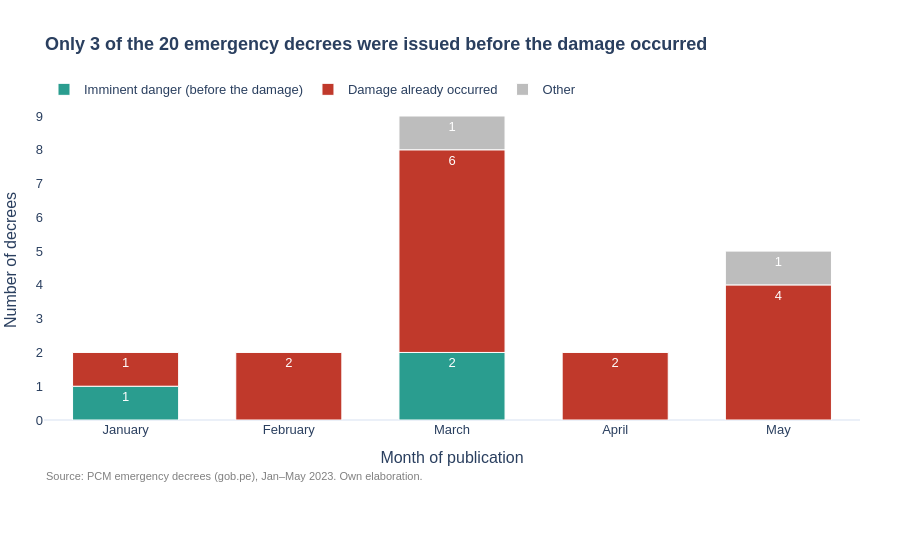

Here is the notebook cell this chart was saved with:
### Code cell
fig = px.bar(por_mes, x="mes", y="decretos", color="motivo_en", text_auto=True,
             category_orders={"mes": list(meses.values()),
                              "motivo_en": list(motivos.values())},
             color_discrete_map={"Imminent danger (before the damage)": "#2a9d8f",
                                 "Damage already occurred": "#c0392b",
                                 "Other": "#bdbdbd"},
             labels={"mes": "Month of publication", "decretos": "Number of decrees", "motivo_en": ""},
             title="<b>Only 3 of the 20 emergency decrees were issued before the damage occurred</b>",
             height=550)
fig.update_traces(marker_line=dict(width=1, color="white"), textfont_color="white")
fig.update_layout(
    template="plotly_white",
    font=dict(family="Arial", size=13),
    title_font_size=18,
    bargap=0.35,
    legend=dict(orientation="h", y=1.08, x=0),
    yaxis=dict(showgrid=False, dtick=1),
    margin=dict(l=10, r=40, t=100, b=130),
    annotations=[dict(
        text="Source: PCM emergency decrees (gob.pe), Jan–May 2023. Own elaboration.",
        showarrow=False, xref="paper", yref="paper",
        x=0, y=-0.15, yanchor="top", font=dict(size=11, color="gray"),
    )],
)
fig.show()

### Figure 1 — Plotly figure (JSON) as saved in the notebook; plotly's stock layout.template omitted (floating-point values rounded to 4 significant figures)
{"data": [{"hovertemplate": "=Imminent danger (before the damage)<br>Month of publication=%{x}<br>Number of decrees=%{y}<extra></extra>", "legendgroup": "Imminent danger (before the damage)", "marker": {"color": "#2a9d8f", "line": {"color": "white", "width": 1}, "pattern": {"shape": ""}}, "name": "Imminent danger (before the damage)", "orientation": "v", "showlegend": true, "textfont": {"color": "white"}, "textposition": "auto", "texttemplate": "%{y}", "type": "bar", "x": ["January", "March"], "xaxis": "x", "y": [1, 2], "yaxis": "y"}, {"hovertemplate": "=Damage already occurred<br>Month of publication=%{x}<br>Number of decrees=%{y}<extra></extra>", "legendgroup": "Damage already occurred", "marker": {"color": "#c0392b", "line": {"color": "white", "width": 1}, "pattern": {"shape": ""}}, "name": "Damage already occurred", "orientation": "v", "showlegend": true, "textfont": {"color": "white"}, "textposition": "auto", "texttemplate": "%{y}", "type": "bar", "x": ["April", "February", "January", "March", "May"], "xaxis": "x", "y": [2, 2, 1, 6, 4], "yaxis": "y"}, {"hovertemplate": "=Other<br>Month of publication=%{x}<br>Number of decrees=%{y}<extra></extra>", "legendgroup": "Other", "marker": {"color": "#bdbdbd", "line": {"color": "white", "width": 1}, "pattern": {"shape": ""}}, "name": "Other", "orientation": "v", "showlegend": true, "textfont": {"color": "white"}, "textposition": "auto", "texttemplate": "%{y}", "type": "bar", "x": ["March", "May"], "xaxis": "x", "y": [1, 1], "yaxis": "y"}], "layout": {"annotations": [{"font": {"color": "gray", "size": 11}, "showarrow": false, "text": "Source: PCM emergency decrees (gob.pe), Jan–May 2023. Own elaboration.", "x": 0, "xref": "paper", "y": -0.15, "yanchor": "top", "yref": "paper"}], "bargap": 0.35, "barmode": "relative", "font": {"family": "Arial", "size": 13}, "height": 550, "legend": {"orientation": "h", "title": {"text": ""}, "tracegroupgap": 0, "x": 0, "y": 1.08}, "margin": {"b": 130, "l": 10, "r": 40, "t": 100}, "title": {"font": {"size": 18}, "text": "<b>Only 3 of the 20 emergency decrees were issued before the damage occurred</b>"}, "xaxis": {"anchor": "y", "categoryarray": ["January", "February", "March", "April", "May"], "categoryorder": "array", "domain": [0.0, 1.0], "title": {"text": "Month of publication"}}, "yaxis": {"anchor": "x", "domain": [0.0, 1.0], "dtick": 1, "showgrid": false, "title": {"text": "Number of decrees"}}}}
